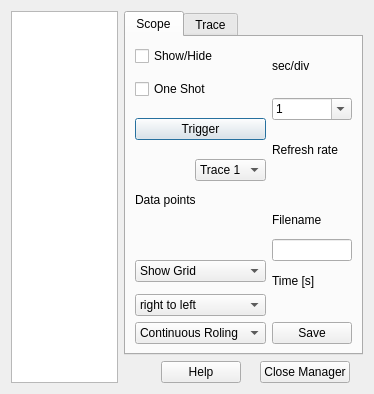
<ui version="4.0" >
 <class>QRL_ScopesManager</class>
 <widget class="QDialog" name="QRL_ScopesManager" >
  <property name="geometry" >
   <rect>
    <x>0</x>
    <y>0</y>
    <width>374</width>
    <height>394</height>
   </rect>
  </property>
  <property name="windowTitle" >
   <string>Scopes Manager</string>
  </property>
  <property name="windowIcon" >
   <iconset resource="qrtailab.qrc" >:/icons/scope_icon.xpm</iconset>
  </property>
  <layout class="QGridLayout" >
   <item rowspan="2" row="0" column="0" >
    <widget class="QListWidget" name="scopeListWidget" >
     <property name="sizePolicy" >
      <sizepolicy vsizetype="Preferred" hsizetype="Preferred" >
       <horstretch>0</horstretch>
       <verstretch>0</verstretch>
      </sizepolicy>
     </property>
     <property name="baseSize" >
      <size>
       <width>100</width>
       <height>0</height>
      </size>
     </property>
    </widget>
   </item>
   <item row="0" column="1" >
    <widget class="QTabWidget" name="tabWidget" >
     <property name="currentIndex" >
      <number>0</number>
     </property>
     <widget class="QWidget" name="Scope" >
      <attribute name="title" >
       <string>Scope</string>
      </attribute>
      <layout class="QGridLayout" >
       <item row="0" column="0" colspan="2" >
        <widget class="QCheckBox" name="showCheckBox" >
         <property name="text" >
          <string>Show/Hide</string>
         </property>
        </widget>
       </item>
       <item rowspan="2" row="0" column="2" >
        <widget class="QLabel" name="maxLabel_2" >
         <property name="text" >
          <string>sec/div</string>
         </property>
        </widget>
       </item>
       <item rowspan="2" row="1" column="0" colspan="2" >
        <widget class="QCheckBox" name="oneshotCheckBox" >
         <property name="text" >
          <string>One Shot</string>
         </property>
        </widget>
       </item>
       <item rowspan="2" row="2" column="2" >
        <widget class="QComboBox" name="dxComboBox" >
         <property name="editable" >
          <bool>true</bool>
         </property>
         <property name="currentIndex" >
          <number>1</number>
         </property>
         <property name="minimumContentsLength" >
          <number>1</number>
         </property>
         <item>
          <property name="text" >
           <string>10</string>
          </property>
         </item>
         <item>
          <property name="text" >
           <string>1</string>
          </property>
         </item>
         <item>
          <property name="text" >
           <string>0.1</string>
          </property>
         </item>
        </widget>
       </item>
       <item rowspan="2" row="3" column="0" colspan="2" >
        <widget class="QPushButton" name="triggerPushButton" >
         <property name="text" >
          <string>Trigger</string>
         </property>
        </widget>
       </item>
       <item rowspan="2" row="4" column="2" >
        <widget class="QLabel" name="minLabel" >
         <property name="text" >
          <string>Refresh rate</string>
         </property>
        </widget>
       </item>
       <item rowspan="2" row="5" column="0" >
        <widget class="QwtCounter" name="triggerCounter" >
         <property name="numButtons" >
          <number>0</number>
         </property>
         <property name="basicstep" stdset="0" >
          <double>0.100000000000000</double>
         </property>
         <property name="minValue" >
          <double>-1000000.000000000000000</double>
         </property>
         <property name="maxValue" >
          <double>1000000.000000000000000</double>
         </property>
        </widget>
       </item>
       <item rowspan="2" row="5" column="1" >
        <widget class="QComboBox" name="traceComboBox_2" >
         <item>
          <property name="text" >
           <string>Trace 1</string>
          </property>
         </item>
        </widget>
       </item>
       <item row="6" column="2" >
        <widget class="QwtCounter" name="rrCounter" >
         <property name="numButtons" >
          <number>1</number>
         </property>
         <property name="basicstep" stdset="0" >
          <double>0.100000000000000</double>
         </property>
         <property name="minValue" >
          <double>0.010000000000000</double>
         </property>
         <property name="maxValue" >
          <double>100.000000000000000</double>
         </property>
         <property name="stepButton1" >
          <number>1</number>
         </property>
         <property name="value" >
          <double>20.000000000000000</double>
         </property>
        </widget>
       </item>
       <item row="7" column="0" colspan="2" >
        <widget class="QLabel" name="maxLabel" >
         <property name="text" >
          <string>Data points</string>
         </property>
        </widget>
       </item>
       <item rowspan="2" row="8" column="0" colspan="2" >
        <widget class="QwtCounter" name="dataCounter" >
         <property name="numButtons" >
          <number>1</number>
         </property>
         <property name="basicstep" stdset="0" >
          <double>1.000000000000000</double>
         </property>
         <property name="minValue" >
          <double>1.000000000000000</double>
         </property>
         <property name="maxValue" >
          <double>10000.000000000000000</double>
         </property>
         <property name="stepButton1" >
          <number>100</number>
         </property>
         <property name="stepButton2" >
          <number>1000</number>
         </property>
         <property name="stepButton3" >
          <number>5000</number>
         </property>
         <property name="value" >
          <double>100.000000000000000</double>
         </property>
        </widget>
       </item>
       <item row="8" column="2" >
        <widget class="QLabel" name="label_2" >
         <property name="text" >
          <string>Filename</string>
         </property>
        </widget>
       </item>
       <item rowspan="2" row="9" column="2" >
        <widget class="QLineEdit" name="fileLineEdit" />
       </item>
       <item rowspan="2" row="10" column="0" colspan="2" >
        <widget class="QComboBox" name="optionComboBox" >
         <item>
          <property name="text" >
           <string>Show Grid</string>
          </property>
         </item>
         <item>
          <property name="text" >
           <string>set BG Color</string>
          </property>
         </item>
         <item>
          <property name="text" >
           <string>set Grid Color</string>
          </property>
         </item>
        </widget>
       </item>
       <item row="11" column="2" >
        <widget class="QLabel" name="label" >
         <property name="text" >
          <string>Time [s]</string>
         </property>
        </widget>
       </item>
       <item row="12" column="0" colspan="2" >
        <widget class="QComboBox" name="directionComboBox" >
         <item>
          <property name="text" >
           <string>right to left</string>
          </property>
         </item>
         <item>
          <property name="text" >
           <string>left to right</string>
          </property>
         </item>
        </widget>
       </item>
       <item row="12" column="2" >
        <widget class="QwtCounter" name="timeCounter" >
         <property name="numButtons" >
          <number>0</number>
         </property>
         <property name="minValue" >
          <double>0.000000000000000</double>
         </property>
         <property name="maxValue" >
          <double>1000000.000000000000000</double>
         </property>
         <property name="value" >
          <double>1.000000000000000</double>
         </property>
        </widget>
       </item>
       <item row="13" column="0" colspan="2" >
        <widget class="QComboBox" name="displayComboBox" >
         <item>
          <property name="text" >
           <string>Continuous Roling</string>
          </property>
         </item>
         <item>
          <property name="text" >
           <string>Overwrite</string>
          </property>
         </item>
         <item>
          <property name="text" >
           <string>Trigger +to-</string>
          </property>
         </item>
         <item>
          <property name="text" >
           <string>Trigger -to+</string>
          </property>
         </item>
         <item>
          <property name="text" >
           <string>hold</string>
          </property>
         </item>
        </widget>
       </item>
       <item row="13" column="2" >
        <widget class="QPushButton" name="savePushButton" >
         <property name="text" >
          <string>Save</string>
         </property>
         <property name="checkable" >
          <bool>true</bool>
         </property>
         <property name="autoDefault" >
          <bool>false</bool>
         </property>
        </widget>
       </item>
      </layout>
     </widget>
     <widget class="QWidget" name="Trace" >
      <attribute name="title" >
       <string>Trace</string>
      </attribute>
      <widget class="QPushButton" name="traceColorPushButton" >
       <property name="geometry" >
        <rect>
         <x>180</x>
         <y>20</y>
         <width>83</width>
         <height>27</height>
        </rect>
       </property>
       <property name="text" >
        <string>Color</string>
       </property>
      </widget>
      <widget class="QwtCounter" name="lineWidthCounter" >
       <property name="geometry" >
        <rect>
         <x>180</x>
         <y>100</y>
         <width>74</width>
         <height>23</height>
        </rect>
       </property>
       <property name="numButtons" >
        <number>0</number>
       </property>
       <property name="basicstep" stdset="0" >
        <double>1.000000000000000</double>
       </property>
       <property name="minValue" >
        <double>1.000000000000000</double>
       </property>
       <property name="maxValue" >
        <double>50.000000000000000</double>
       </property>
      </widget>
      <widget class="QwtCounter" name="dyCounter" >
       <property name="geometry" >
        <rect>
         <x>180</x>
         <y>170</y>
         <width>74</width>
         <height>23</height>
        </rect>
       </property>
       <property name="numButtons" >
        <number>0</number>
       </property>
       <property name="basicstep" stdset="0" >
        <double>0.000100000000000</double>
       </property>
       <property name="minValue" >
        <double>0.000001000000000</double>
       </property>
       <property name="maxValue" >
        <double>1000000.000000000000000</double>
       </property>
       <property name="value" >
        <double>1.000000000000000</double>
       </property>
      </widget>
      <widget class="QwtCounter" name="offsetCounter" >
       <property name="geometry" >
        <rect>
         <x>30</x>
         <y>150</y>
         <width>74</width>
         <height>23</height>
        </rect>
       </property>
       <property name="numButtons" >
        <number>0</number>
       </property>
       <property name="basicstep" stdset="0" >
        <double>0.100000000000000</double>
       </property>
       <property name="minValue" >
        <double>-1000000.000000000000000</double>
       </property>
       <property name="maxValue" >
        <double>1000000.000000000000000</double>
       </property>
      </widget>
      <widget class="QLabel" name="widthLabel" >
       <property name="geometry" >
        <rect>
         <x>180</x>
         <y>80</y>
         <width>64</width>
         <height>18</height>
        </rect>
       </property>
       <property name="text" >
        <string>Line Width</string>
       </property>
      </widget>
      <widget class="QLabel" name="offsetLabel" >
       <property name="geometry" >
        <rect>
         <x>30</x>
         <y>130</y>
         <width>64</width>
         <height>18</height>
        </rect>
       </property>
       <property name="text" >
        <string>offset</string>
       </property>
      </widget>
      <widget class="QLabel" name="dyLabel" >
       <property name="geometry" >
        <rect>
         <x>180</x>
         <y>150</y>
         <width>64</width>
         <height>18</height>
        </rect>
       </property>
       <property name="text" >
        <string>dy</string>
       </property>
      </widget>
      <widget class="QComboBox" name="traceComboBox" >
       <property name="geometry" >
        <rect>
         <x>20</x>
         <y>20</y>
         <width>72</width>
         <height>22</height>
        </rect>
       </property>
      </widget>
      <widget class="QwtWheel" name="offsetWheel" >
       <property name="geometry" >
        <rect>
         <x>30</x>
         <y>190</y>
         <width>64</width>
         <height>24</height>
        </rect>
       </property>
      </widget>
     </widget>
    </widget>
   </item>
   <item row="1" column="1" >
    <layout class="QHBoxLayout" >
     <item>
      <spacer>
       <property name="orientation" >
        <enum>Qt::Horizontal</enum>
       </property>
       <property name="sizeHint" >
        <size>
         <width>40</width>
         <height>20</height>
        </size>
       </property>
      </spacer>
     </item>
     <item>
      <widget class="QPushButton" name="helpButton" >
       <property name="text" >
        <string>Help</string>
       </property>
      </widget>
     </item>
     <item>
      <spacer>
       <property name="orientation" >
        <enum>Qt::Horizontal</enum>
       </property>
       <property name="sizeHint" >
        <size>
         <width>16</width>
         <height>20</height>
        </size>
       </property>
      </spacer>
     </item>
     <item>
      <widget class="QPushButton" name="closeButton" >
       <property name="text" >
        <string>Close Manager</string>
       </property>
      </widget>
     </item>
     <item>
      <spacer>
       <property name="orientation" >
        <enum>Qt::Horizontal</enum>
       </property>
       <property name="sizeHint" >
        <size>
         <width>16</width>
         <height>20</height>
        </size>
       </property>
      </spacer>
     </item>
    </layout>
   </item>
  </layout>
 </widget>
 <customwidgets>
  <customwidget>
   <class>QwtCounter</class>
   <extends>QWidget</extends>
   <header>qwt_counter.h</header>
  </customwidget>
  <customwidget>
   <class>QwtWheel</class>
   <extends>QWidget</extends>
   <header>qwt_wheel.h</header>
  </customwidget>
 </customwidgets>
 <resources>
  <include location="qrtailab.qrc" />
 </resources>
 <connections>
  <connection>
   <sender>closeButton</sender>
   <signal>clicked()</signal>
   <receiver>QRL_ScopesManager</receiver>
   <slot>hide()</slot>
   <hints>
    <hint type="sourcelabel" >
     <x>304</x>
     <y>339</y>
    </hint>
    <hint type="destinationlabel" >
     <x>394</x>
     <y>334</y>
    </hint>
   </hints>
  </connection>
 </connections>
</ui>
